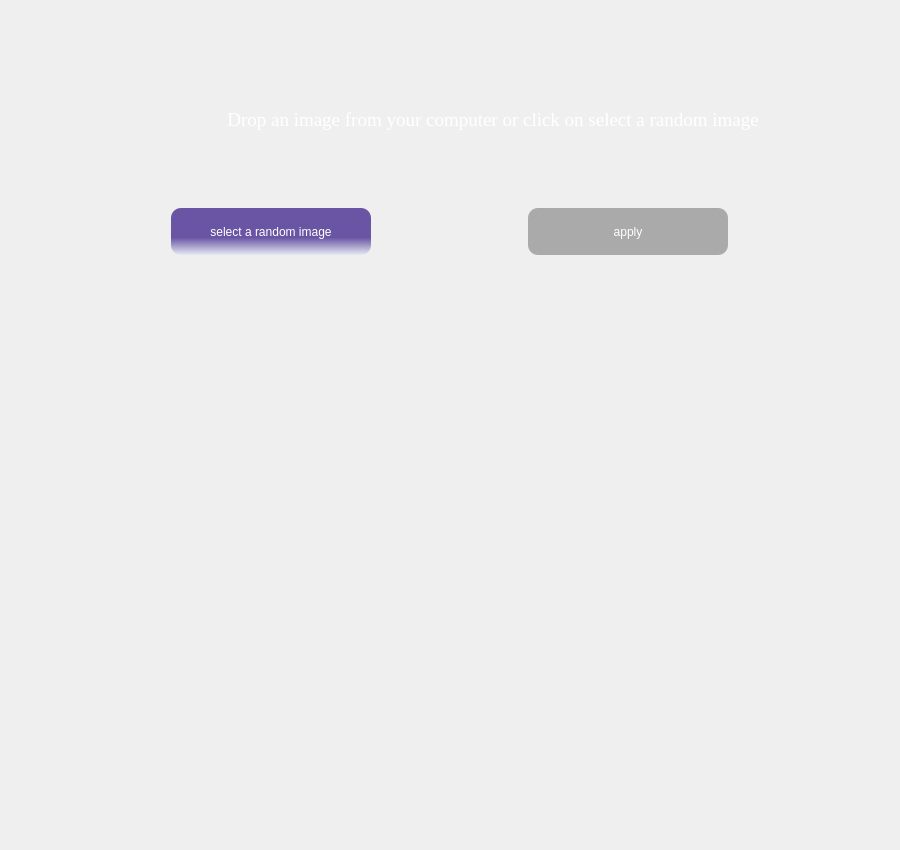
                <widget class="QFrame" name="verticalFrame">
                 <property name="geometry">
                  <rect>
                   <x>0</x>
                   <y>0</y>
                   <width>900</width>
                   <height>850</height>
                  </rect>
                 </property>
                 <property name="sizePolicy">
                  <sizepolicy hsizetype="Expanding" vsizetype="Expanding">
                   <horstretch>0</horstretch>
                   <verstretch>0</verstretch>
                  </sizepolicy>
                 </property>
                 <property name="minimumSize">
                  <size>
                   <width>400</width>
                   <height>450</height>
                  </size>
                 </property>
                 <property name="maximumSize">
                  <size>
                   <width>900</width>
                   <height>850</height>
                  </size>
                 </property>
                 <layout class="QVBoxLayout" name="verticalLayout_9">
                  <property name="spacing">
                   <number>0</number>
                  </property>
                  <property name="topMargin">
                   <number>0</number>
                  </property>
                  <item>
                   <spacer name="verticalSpacer_5">
                    <property name="orientation">
                     <enum>Qt::Vertical</enum>
                    </property>
                    <property name="sizeHint" stdset="0">
                     <size>
                      <width>20</width>
                      <height>50</height>
                     </size>
                    </property>
                   </spacer>
                  </item>
                  <item>
                   <widget class="QFrame" name="controlspace_2">
                    <property name="sizePolicy">
                     <sizepolicy hsizetype="Expanding" vsizetype="Expanding">
                      <horstretch>0</horstretch>
                      <verstretch>0</verstretch>
                     </sizepolicy>
                    </property>
                    <property name="minimumSize">
                     <size>
                      <width>450</width>
                      <height>150</height>
                     </size>
                    </property>
                    <property name="maximumSize">
                     <size>
                      <width>900</width>
                      <height>75</height>
                     </size>
                    </property>
                    <layout class="QHBoxLayout" name="controlspace">
                     <property name="sizeConstraint">
                      <enum>QLayout::SetMinimumSize</enum>
                     </property>
                     <property name="bottomMargin">
                      <number>9</number>
                     </property>
                     <item>
                      <spacer name="horizontalSpacer_2">
                       <property name="orientation">
                        <enum>Qt::Horizontal</enum>
                       </property>
                       <property name="sizeType">
                        <enum>QSizePolicy::Minimum</enum>
                       </property>
                       <property name="sizeHint" stdset="0">
                        <size>
                         <width>40</width>
                         <height>20</height>
                        </size>
                       </property>
                      </spacer>
                     </item>
                     <item>
                      <widget class="QLabel" name="label">
                       <property name="maximumSize">
                        <size>
                         <width>70</width>
                         <height>50</height>
                        </size>
                       </property>
                       <property name="styleSheet">
                        <string notr="true">padding-left:20px</string>
                       </property>
                       <property name="text">
                        <string/>
                       </property>
                       <property name="pixmap">
                        <pixmap resource="../ressources.qrc">:/icons/images/identifiant-du-visage 1.png</pixmap>
                       </property>
                       <property name="alignment">
                        <set>Qt::AlignCenter</set>
                       </property>
                      </widget>
                     </item>
                     <item>
                      <widget class="QLabel" name="deglabel">
                       <property name="sizePolicy">
                        <sizepolicy hsizetype="Minimum" vsizetype="Minimum">
                         <horstretch>0</horstretch>
                         <verstretch>0</verstretch>
                        </sizepolicy>
                       </property>
                       <property name="minimumSize">
                        <size>
                         <width>0</width>
                         <height>0</height>
                        </size>
                       </property>
                       <property name="maximumSize">
                        <size>
                         <width>1200</width>
                         <height>100</height>
                        </size>
                       </property>
                       <property name="font">
                        <font>
                         <family>Georgia</family>
                         <pointsize>14</pointsize>
                         <weight>50</weight>
                         <italic>false</italic>
                         <bold>false</bold>
                        </font>
                       </property>
                       <property name="styleSheet">
                        <string notr="true">background-color: &quot;transparent&quot;;
color: rgb(255, 255, 255);
font: 14pt &quot;Georgia&quot;;</string>
                       </property>
                       <property name="text">
                        <string>Drop an image from your computer or click on select a random image</string>
                       </property>
                       <property name="alignment">
                        <set>Qt::AlignCenter</set>
                       </property>
                      </widget>
                     </item>
                     <item>
                      <spacer name="horizontalSpacer">
                       <property name="orientation">
                        <enum>Qt::Horizontal</enum>
                       </property>
                       <property name="sizeType">
                        <enum>QSizePolicy::Minimum</enum>
                       </property>
                       <property name="sizeHint" stdset="0">
                        <size>
                         <width>30</width>
                         <height>20</height>
                        </size>
                       </property>
                      </spacer>
                     </item>
                    </layout>
                   </widget>
                  </item>
                  <item>
                   <widget class="QFrame" name="buttonsspace">
                    <property name="sizePolicy">
                     <sizepolicy hsizetype="Expanding" vsizetype="Expanding">
                      <horstretch>0</horstretch>
                      <verstretch>0</verstretch>
                     </sizepolicy>
                    </property>
                    <property name="minimumSize">
                     <size>
                      <width>450</width>
                      <height>150</height>
                     </size>
                    </property>
                    <property name="maximumSize">
                     <size>
                      <width>900</width>
                      <height>150</height>
                     </size>
                    </property>
                    <layout class="QHBoxLayout" name="horizontalLayout_2">
                     <property name="bottomMargin">
                      <number>9</number>
                     </property>
                     <item>
                      <widget class="QPushButton" name="select_random_deg_btn">
                       <property name="maximumSize">
                        <size>
                         <width>200</width>
                         <height>47</height>
                        </size>
                       </property>
                       <property name="styleSheet">
                        <string notr="true">border-radius: 10px;color:rgb(255, 255, 255);
font: 75 10pt &quot;Georgia&quot;;
background-color: qlineargradient(spread:pad, x1:0.5, y1:0, x2:0.5, y2:1, stop:0.628821 rgba(105, 85, 163, 255), stop:1 rgba(231, 235, 244, 255));</string>
                       </property>
                       <property name="text">
                        <string>select a random image</string>
                       </property>
                      </widget>
                     </item>
                     <item>
                      <widget class="QPushButton" name="apply_deg_btn">
                       <property name="enabled">
                        <bool>false</bool>
                       </property>
                       <property name="maximumSize">
                        <size>
                         <width>200</width>
                         <height>47</height>
                        </size>
                       </property>
                       <property name="styleSheet">
                        <string notr="true">background-color: rgb(170, 170, 170);border-radius: 10px;color:rgb(255, 255, 255);
font: 75 10pt &quot;Georgia&quot;;</string>
                       </property>
                       <property name="text">
                        <string>apply</string>
                       </property>
                      </widget>
                     </item>
                    </layout>
                   </widget>
                  </item>
                  <item>
                   <widget class="QFrame" name="imagesspace_2">
                    <property name="sizePolicy">
                     <sizepolicy hsizetype="Expanding" vsizetype="Expanding">
                      <horstretch>0</horstretch>
                      <verstretch>0</verstretch>
                     </sizepolicy>
                    </property>
                    <property name="minimumSize">
                     <size>
                      <width>800</width>
                      <height>450</height>
                     </size>
                    </property>
                    <property name="maximumSize">
                     <size>
                      <width>860</width>
                      <height>450</height>
                     </size>
                    </property>
                    <layout class="QHBoxLayout" name="imagesspace">
                     <property name="spacing">
                      <number>15</number>
                     </property>
                    </layout>
                   </widget>
                  </item>
                  <item>
                   <spacer name="verticalSpacer_6">
                    <property name="orientation">
                     <enum>Qt::Vertical</enum>
                    </property>
                    <property name="sizeHint" stdset="0">
                     <size>
                      <width>20</width>
                      <height>50</height>
                     </size>
                    </property>
                   </spacer>
                  </item>
                 </layout>
                </widget>
